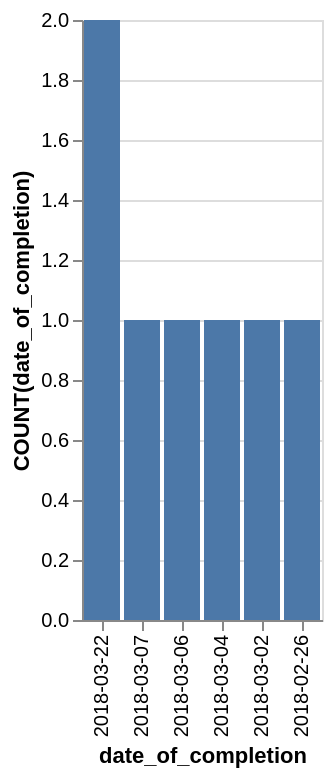

Write a Vega-Lite specification for this figure.
### Vega-Lite specification from a JSON file in a GitHub repository (floating-point values rounded to 4 significant figures)
{"data": {"values": [{"x_data": "2018-03-22", "y_data": 2}, {"x_data": "2018-03-07", "y_data": 1}, {"x_data": "2018-03-06", "y_data": 1}, {"x_data": "2018-03-04", "y_data": 1}, {"x_data": "2018-03-02", "y_data": 1}, {"x_data": "2018-02-26", "y_data": 1}]}, "mark": "bar", "encoding": {"x": {"field": "x_data", "type": "nominal", "title": "date_of_completion", "sort": {"op": "sum", "field": "y_data", "order": "descending"}}, "y": {"field": "y_data", "type": "quantitative", "title": "COUNT(date_of_completion)"}}}
